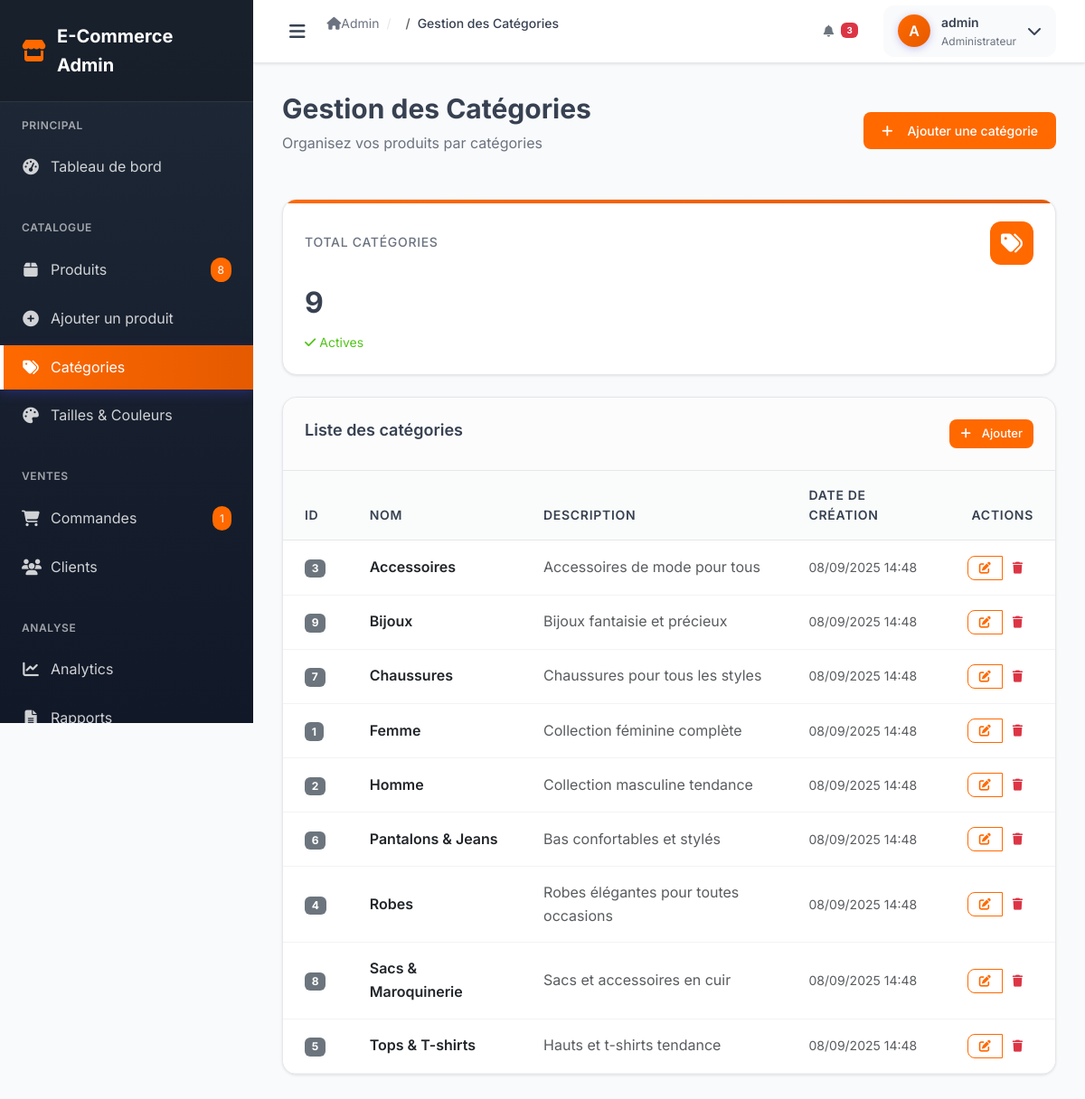
Screenshot of /admin/categories.php (signed in) with the database file from the repository.
### tables this page shows
CREATE TABLE IF NOT EXISTS categories (
    id INT AUTO_INCREMENT PRIMARY KEY,
    name VARCHAR(100) NOT NULL,
    slug VARCHAR(100) UNIQUE NOT NULL,
    description TEXT,
    image_url VARCHAR(255),
    parent_id INT DEFAULT NULL,
    sort_order INT DEFAULT 0,
    status ENUM('active', 'inactive') DEFAULT 'active',
    created_at TIMESTAMP DEFAULT CURRENT_TIMESTAMP,
    updated_at TIMESTAMP DEFAULT CURRENT_TIMESTAMP ON UPDATE CURRENT_TIMESTAMP,
    FOREIGN KEY (parent_id) REFERENCES categories(id) ON DELETE SET NULL
);

### config.php (called while the page is built, shortened)
<?php
function formatDate($date) {
    return date('d/m/Y H:i', strtotime($date));
}
?>

### admin/categories.php (the view, shortened to what this page needs)
<?php
require_once 'config.php';
$categoriesTableExists = false;
try {
    $pdo->query("SELECT COUNT(*) FROM categories LIMIT 1");
    $categoriesTableExists = true;
} catch (PDOException $e) {
}
$categories = [];
if ($categoriesTableExists) {
    try {
        $stmt = $pdo->query("SELECT * FROM categories ORDER BY name ASC");
        $categories = $stmt->fetchAll();
    } catch (PDOException $e) {
    }
}
include 'layouts/header.php';
?>
<div class="admin-wrapper">
    <?php include 'layouts/sidebar.php'; ?>
    <main class="admin-content">
        <?php include 'layouts/topbar.php'; ?>
        <div class="page-content">
            <div class="page-header">
                <div class="d-flex justify-content-between align-items-center">
                    <div>
                        <h1 class="page-title">Gestion des Catégories</h1>
                        <p class="page-subtitle">Organisez vos produits par catégories</p>
                    </div>
                    <button class="btn btn-primary" data-bs-toggle="modal" data-bs-target="#addCategoryModal">
                        <i class="fas fa-plus me-2"></i>Ajouter une catégorie
                    </button>
                </div>
            </div>
            <?php if (!$categoriesTableExists): ?>
                <div class="alert alert-warning">
                    <h6><i class="fas fa-exclamation-triangle me-2"></i>Table des catégories non trouvée</h6>
                    <p class="mb-0">La table des catégories n'existe pas dans votre base de données. Veuillez exécuter le script de migration.</p>
                </div>
            <?php else: ?>
            <div class="stats-grid mb-4">
                <div class="stat-card">
                    <div class="stat-header">
                        <div class="stat-title">Total Catégories</div>
                        <div class="stat-icon primary">
                            <i class="fas fa-tags"></i>
                        </div>
                    </div>
                    <div class="stat-value"><?php echo count($categories); ?></div>
                    <div class="stat-change positive">
                        <i class="fas fa-check"></i>
                        <span>Actives</span>
                    </div>
                </div>
            </div>
            <?php if (empty($categories)): ?>
                <div class="card">
                    <div class="card-body text-center py-5">
                        <i class="fas fa-tags fa-3x text-muted mb-3"></i>
                        <h5 class="text-muted">Aucune catégorie trouvée</h5>
                        <p class="text-muted">Commencez par créer votre première catégorie.</p>
                        <button class="btn btn-primary" data-bs-toggle="modal" data-bs-target="#addCategoryModal">
                            <i class="fas fa-plus me-2"></i>Ajouter une catégorie
                        </button>
                    </div>
                </div>
            <?php else: ?>
                <div class="table-container">
                    <div class="table-header">
                        <h5 class="table-title">Liste des catégories</h5>
                        <button class="btn btn-primary btn-sm" data-bs-toggle="modal" data-bs-target="#addCategoryModal">
                            <i class="fas fa-plus me-1"></i>Ajouter
                        </button>
                    </div>
                    <div class="table-responsive">
                        <table class="table">
                            <thead>
                                <tr>
                                    <th>ID</th>
                                    <th>Nom</th>
                                    <th>Description</th>
                                    <th>Date de création</th>
                                    <th class="text-end">Actions</th>
                                </tr>
                            </thead>
                            <tbody>
                                <?php foreach ($categories as $category): ?>
                                    <tr>
                                        <td>
                                            <span class="badge bg-secondary"><?php echo $category['id']; ?></span>
                                        </td>
                                        <td>
                                            <div class="fw-semibold"><?php echo htmlspecialchars($category['name']); ?></div>
                                        </td>
                                        <td>
                                            <div class="text-muted" style="max-width: 300px;">
                                                <?php echo htmlspecialchars($category['description'] ?? 'Aucune description'); ?>
                                            </div>
                                        </td>
                                        <td>
                                            <small class="text-muted">
                                                <?php echo formatDate($category['created_at']); ?>
                                            </small>
                                        </td>
                                        <td class="text-end">
                                            <div class="btn-group" role="group">
                                                <button type="button"
                                                        class="btn btn-sm btn-outline-primary"
                                                        onclick="editCategory(<?php echo $category['id']; ?>, '<?php echo addslashes($category['name']); ?>', '<?php echo addslashes($category['description'] ?? ''); ?>')"
                                                        title="Modifier">
                                                    <i class="fas fa-edit"></i>
                                                </button>
                                                <button type="button"
                                                        class="btn btn-sm btn-outline-danger"
                                                        onclick="confirmDeleteCategory(<?php echo $category['id']; ?>, '<?php echo addslashes($category['name']); ?>')"
                                                        title="Supprimer">
                                                    <i class="fas fa-trash"></i>
                                                </button>
                                            </div>
                                        </td>
                                    </tr>
                                <?php endforeach; ?>
                            </tbody>
                        </table>
                    </div>
                </div>
            <?php endif; ?>
            <?php endif; ?>
        </div>
    </main>
</div>
<?php
include 'layouts/footer.php';
?>

### admin/assets/css/admin.css (style rules this page uses)
:root { --primary-color: #ff6900; --primary-dark: #e55a00; --primary-light: #ff8533; --secondary-color: #6b7280; --success-color: #52c41a; --danger-color: #ff4d4f; --warning-color: #faad14; --info-color: #1890ff; --dark-color: #1f2937; --light-color: #f9fafb; --border-color: #e5e7eb; --text-color: #374151; --text-muted: #6b7280; --sidebar-width: 280px; --topbar-height: 70px; --admin-bg: #f8f9fa; --card-bg: #ffffff; --sidebar-bg: #1f2937; --sidebar-hover: #374151; --shadow-light: 0 1px 3px rgba(0, 0, 0, 0.1); --shadow-medium: 0 4px 6px rgba(0, 0, 0, 0.1); --shadow-large: 0 10px 15px rgba(0, 0, 0, 0.1); }
* { margin: 0; padding: 0; box-sizing: border-box; }
body { font-family: 'Inter', -apple-system, BlinkMacSystemFont, 'Segoe UI', Roboto, sans-serif; background-color: var(--light-color); color: var(--text-color); line-height: 1.6; }
.admin-wrapper { display: flex; min-height: 100vh; }
.admin-content { flex: 1; margin-left: var(--sidebar-width); min-height: 100vh; background: var(--light-color); }
.page-content { padding: 2rem; }
.stat-icon { width: 48px; height: 48px; border-radius: 8px; display: flex; align-items: center; justify-content: center; color: white; font-size: 20px; }
.page-header { margin-bottom: 2rem; }
.page-title { font-size: 1.875rem; font-weight: 700; color: var(--text-color); margin-bottom: 0.5rem; }
.page-subtitle { color: var(--text-muted); font-size: 1rem; }
.stats-grid { display: grid; grid-template-columns: repeat(auto-fit, minmax(250px, 1fr)); gap: 1.5rem; margin-bottom: 2rem; }
.stat-card { background: white; border-radius: 16px; padding: 1.5rem; box-shadow: 0 1px 3px rgba(0, 0, 0, 0.1); border: 1px solid var(--border-color); position: relative; overflow: hidden; }
.stat-card::before { content: ''; position: absolute; top: 0; left: 0; right: 0; height: 4px; background: linear-gradient(90deg, var(--primary-color), var(--primary-dark)); }
.stat-header { display: flex; align-items: center; justify-content: space-between; margin-bottom: 1rem; }
.stat-title { font-size: 0.875rem; font-weight: 500; color: var(--text-muted); text-transform: uppercase; letter-spacing: 0.05em; }
.stat-icon { width: 48px; height: 48px; border-radius: 12px; display: flex; align-items: center; justify-content: center; font-size: 1.5rem; color: white; }
.stat-icon.primary { background: var(--primary-color); }
.stat-value { font-size: 2rem; font-weight: 700; color: var(--text-color); margin-bottom: 0.5rem; }
.stat-change { font-size: 0.875rem; display: flex; align-items: center; gap: 0.25rem; }
.stat-change.positive { color: var(--success-color); }
.table-container { background: white; border-radius: 16px; overflow: hidden; box-shadow: 0 1px 3px rgba(0, 0, 0, 0.1); border: 1px solid var(--border-color); }
.table-header { padding: 1.5rem; border-bottom: 1px solid var(--border-color); display: flex; align-items: center; justify-content: space-between; background: rgba(249, 250, 251, 0.5); }
.table-title { font-size: 1.125rem; font-weight: 600; color: var(--text-color); }
.table-responsive { overflow-x: auto; }
.table { width: 100%; border-collapse: collapse; margin: 0; }
.table th { background: rgba(249, 250, 251, 0.8); padding: 1rem 1.5rem; text-align: left; font-weight: 600; font-size: 0.875rem; color: var(--text-color); text-transform: uppercase; letter-spacing: 0.05em; border-bottom: 1px solid var(--border-color); }
.table td { padding: 1rem 1.5rem; border-bottom: 1px solid rgba(229, 231, 235, 0.5); vertical-align: middle; }
.table tbody tr { transition: background 0.2s ease; }
.btn { display: inline-flex; align-items: center; justify-content: center; padding: 0.625rem 1.25rem; font-size: 0.875rem; font-weight: 500; border-radius: 8px; border: none; cursor: pointer; text-decoration: none; transition: all 0.2s ease; gap: 0.5rem; }
.btn-primary { background: var(--primary-color); color: white; }
.btn-outline-primary { background: transparent; color: var(--primary-color); border: 1px solid var(--primary-color); }
.btn-sm { padding: 0.375rem 0.75rem; font-size: 0.8125rem; }
.text-muted { color: var(--text-muted); }
.mb-4 { margin-bottom: 1.5rem; }
.d-flex { display: flex; }
.align-items-center { align-items: center; }
.justify-content-between { justify-content: space-between; }

### rows the page displays
categories: id "3", name "Accessoires", description "Accessoires de mode pour tous", created_at "08/09/2025 14:48"
categories: id "9", name "Bijoux", description "Bijoux fantaisie et précieux", created_at "08/09/2025 14:48"
categories: id "7", name "Chaussures", description "Chaussures pour tous les styles", created_at "08/09/2025 14:48"
categories: id "1", name "Femme", description "Collection féminine complète", created_at "08/09/2025 14:48"
categories: id "2", name "Homme", description "Collection masculine tendance", created_at "08/09/2025 14:48"
categories: id "6", name "Pantalons & Jeans", description "Bas confortables et stylés", created_at "08/09/2025 14:48"
categories: id "4", name "Robes", description "Robes élégantes pour toutes occasions", created_at "08/09/2025 14:48"
categories: id "8", name "Sacs & Maroquinerie", description "Sacs et accessoires en cuir", created_at "08/09/2025 14:48"
categories: id "5", name "Tops & T-shirts", description "Hauts et t-shirts tendance", created_at "08/09/2025 14:48"

### other values shown
$productCount "8"
$orderCount "1"
$pageTitle "Gestion des Catégories"
substr($_SESSION['admin_username'] ?? 'A', 0, 1) "A"
$_SESSION['admin_username'] "admin"
count($categories) "9"
